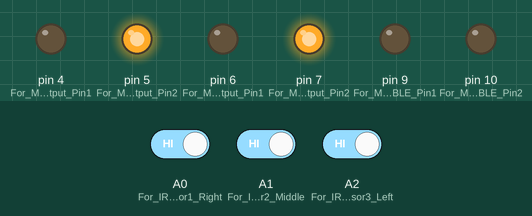
Bench run of a sketch on a simulated Arduino Uno, built with avr-gcc and run on an emulated ATmega328P. Parts: output pins drawn as LEDs (lit = HIGH). The test bench sets the inputs (shaded band); at power-on: A0 (For_IRSensor1_Right) HIGH, A2 (For_IRSensor3_Left) HIGH, A1 (For_IRSensor2_Middle) HIGH.

Above: at 1.2 s.
1.3 s: A0 (For_IRSensor1_Right) driven LOW
At 1.9 s:
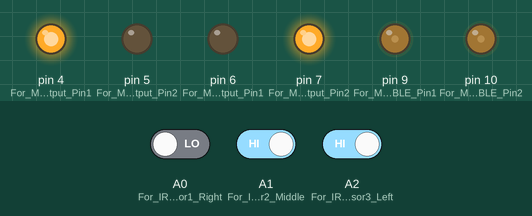
2.8 s: A2 (For_IRSensor3_Left) driven LOW
At 4.0 s:
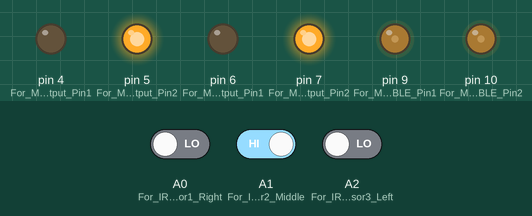
4.3 s: A1 (For_IRSensor2_Middle) driven LOW
At 5.4 s:
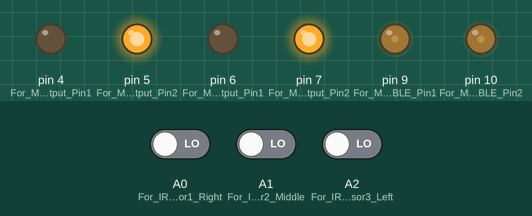
5.8 s: A0 (For_IRSensor1_Right) driven HIGH
At 6.5 s:
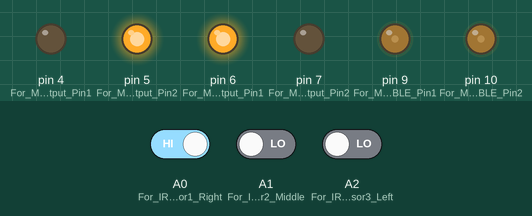
Timing chart, 0 to 8.3 s (numbered marks = the images above; inputs shaded):
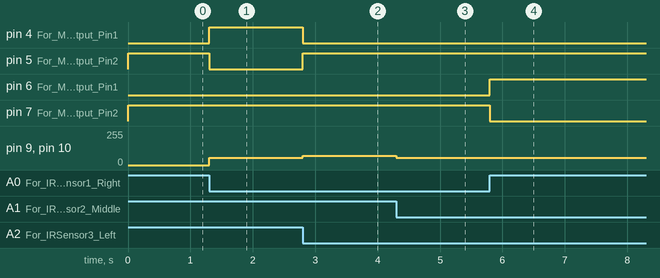

The sketch:

linenewwhite.ino
```cpp
#define TopSpeed 70 // PWM value of ENABLE Pin For Straight Line
#define SpinSpeed 55 // PWM value of ENABLE Pin For Spin
#define TurnSpeed 55 // PWM value of ENABLE Pin For Turns
//This Code is for black lines we take complement ~ for white
void setup() {
 pinMode(A0,INPUT);//For IRSensor1 Right
 pinMode(A1,INPUT);//For IRSensor2 Middle
 pinMode(A2,INPUT);//For IRSensor3 Left
 pinMode(4,OUTPUT);//For M1 Output Pin1
 pinMode(5,OUTPUT);//For M1 Output Pin2
 pinMode(6,OUTPUT);//For M2 Output Pin1
 pinMode(7,OUTPUT);//For M2 Output Pin2
  pinMode(9,OUTPUT);//For M1 ENABLE Pin1
 pinMode(10,OUTPUT);//For M2 ENABLE Pin2
}

void loop() {
  int S0=digitalRead(A0);//For IRSensor1 Right
  int S1=digitalRead(A1);//For IRSensor2 Middle
  int S2=digitalRead(A2);//For IRSensor1 Right
if((S2==0)&&(S1==1)&&(S0==0))
 {
  analogWrite(9,TopSpeed);
  analogWrite(10,TopSpeed);
 Forward();
 }
 if((S2==0)&&(S1==0)&&(S0==1))
 {
  analogWrite(9,SpinSpeed);
  analogWrite(10,SpinSpeed);
 RightSpin();
 }
 if((S2==1)&&(S1==0)&&(S0==0))
 {
  analogWrite(9,SpinSpeed);
  analogWrite(10,SpinSpeed);
 LeftSpin();
 }
 if((S2==0)&&(S1==1)&&(S0==1))
 {
  analogWrite(9,TurnSpeed);
  analogWrite(10,TurnSpeed);
 RightSpin();
 }
 if((S2==1)&&(S1==1)&&(S0==0))
 {
  analogWrite(9,TurnSpeed);
  analogWrite(10,TurnSpeed);
 LeftSpin();
 }
 if((S2==0)&&(S1==0)&&(S0==0))
 {
  analogWrite(9,TurnSpeed);
  analogWrite(10,TurnSpeed);
 Forward();
 }
  if((S2==1)&&(S1==1)&&(S0==1))
 {
 Forward();
 }

}

void Forward()
{
  digitalWrite(4,0);
  digitalWrite(5,1);
  digitalWrite(6,0);
  digitalWrite(7,1);
}
void Back()
{
  digitalWrite(4,1);
  digitalWrite(5,0);
  digitalWrite(6,1);
  digitalWrite(7,0);
}

  void RightSpin()
  {
   digitalWrite(4,0);
  digitalWrite(5,1);
  digitalWrite(6,1);
  digitalWrite(7,0);
    }
 void LeftSpin()
 {
   digitalWrite(4,1);
  digitalWrite(5,0);
  digitalWrite(6,0);
  digitalWrite(7,1);
  }

  void RightTurn()
  {
 digitalWrite(4,0);
  digitalWrite(5,1);
  digitalWrite(6,0);
  digitalWrite(7,0);
    }

  void LeftTurn()
  {
 digitalWrite(4,0);
  digitalWrite(5,0);
  digitalWrite(6,0);
  digitalWrite(7,1);
    }
    void Stop()
    {
   digitalWrite(4,0);
  digitalWrite(5,0);
  digitalWrite(6,0);
  digitalWrite(7,0);
      }
```

Measured:
- after the input at 1.3 s, pin 4 (For_M1_Output_Pin1): LOW → HIGH at once; pin 5 (For_M1_Output_Pin2): HIGH → LOW at once; pin 9 (For_M1_ENABLE_Pin1), pin 10 (For_M2_ENABLE_Pin2): 0/255 → 55/255 at once
- after the input at 2.8 s, pin 4 (For_M1_Output_Pin1): HIGH → LOW at once; pin 5 (For_M1_Output_Pin2): LOW → HIGH at once; pin 9 (For_M1_ENABLE_Pin1), pin 10 (For_M2_ENABLE_Pin2): 55/255 → 70/255 at once
- after the input at 4.3 s, pin 9 (For_M1_ENABLE_Pin1), pin 10 (For_M2_ENABLE_Pin2): 70/255 → 55/255 at once
- after the input at 5.8 s, pin 6 (For_M2_Output_Pin1): LOW → HIGH at once; pin 7 (For_M2_Output_Pin2): HIGH → LOW at once
